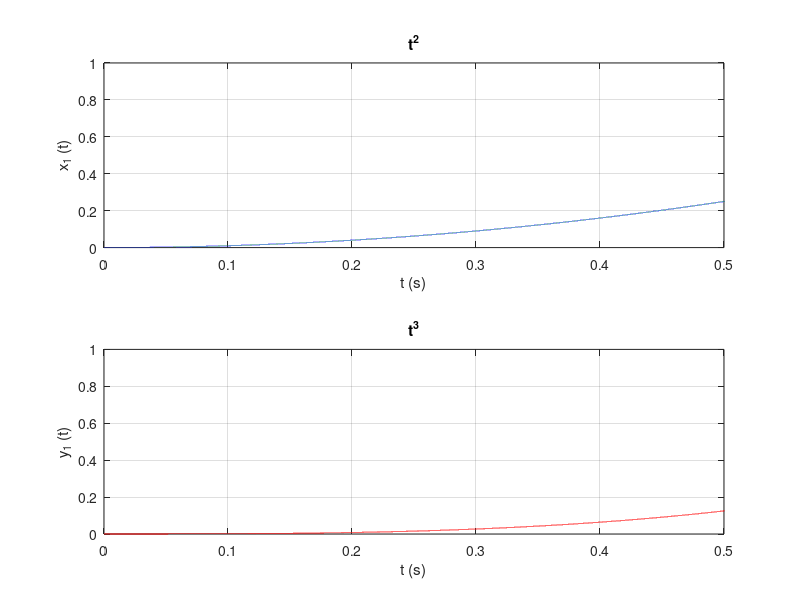

Write the MATLAB code that produced this figure.
% Efface les variables; ferme les graphes; efface la console
clear; close all; clc; 

a = [1 2 3];
b = [2 3 4];

c = b.*a;

%% Exemple de signaux

fe = 100e3;
t = 0:1/fe:1;

x=t.^2;
y=t.^3;

axes(1) = subplot(2,1,1);
plot(t, x);
xlabel('t (s)');
ylabel('x_1 (t)');
title('t^2');
grid on;


axes(2) = subplot(2,1,2);
plot(t, y, 'r');
xlabel('t (s)');
ylabel('y_1 (t)');
title('t^3');
grid on;

linkaxes(axes, 'x');
xlim([0 0.5]);


